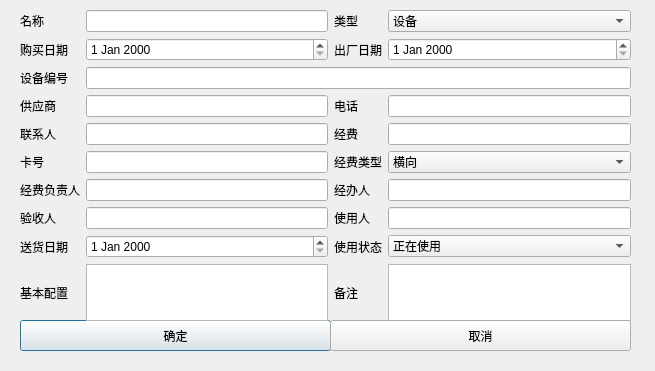
<?xml version="1.0" encoding="UTF-8"?>
<ui version="4.0">
 <class>Edit_dialog</class>
 <widget class="QDialog" name="Edit_dialog">
  <property name="geometry">
   <rect>
    <x>0</x>
    <y>0</y>
    <width>655</width>
    <height>371</height>
   </rect>
  </property>
  <property name="windowTitle">
   <string>Dialog</string>
  </property>
  <widget class="QPushButton" name="pushButton">
   <property name="geometry">
    <rect>
     <x>20</x>
     <y>320</y>
     <width>311</width>
     <height>31</height>
    </rect>
   </property>
   <property name="text">
    <string>确定</string>
   </property>
  </widget>
  <widget class="QWidget" name="gridLayoutWidget">
   <property name="geometry">
    <rect>
     <x>20</x>
     <y>10</y>
     <width>611</width>
     <height>311</height>
    </rect>
   </property>
   <layout class="QGridLayout" name="gridLayout_3">
    <item row="10" column="3">
     <widget class="QLineEdit" name="lineEdit_16"/>
    </item>
    <item row="8" column="0">
     <widget class="QLabel" name="label_19">
      <property name="text">
       <string>联系人</string>
      </property>
     </widget>
    </item>
    <item row="12" column="0">
     <widget class="QLabel" name="label_20">
      <property name="text">
       <string>经费负责人</string>
      </property>
     </widget>
    </item>
    <item row="0" column="0">
     <widget class="QLabel" name="label_21">
      <property name="text">
       <string>名称</string>
      </property>
     </widget>
    </item>
    <item row="12" column="3">
     <widget class="QLineEdit" name="lineEdit_17"/>
    </item>
    <item row="6" column="0">
     <widget class="QLabel" name="label_22">
      <property name="text">
       <string>供应商</string>
      </property>
     </widget>
    </item>
    <item row="16" column="3">
     <widget class="QDateEdit" name="dateEdit_6"/>
    </item>
    <item row="8" column="3">
     <widget class="QLineEdit" name="lineEdit_14"/>
    </item>
    <item row="4" column="0">
     <widget class="QLabel" name="label_23">
      <property name="text">
       <string>购买日期</string>
      </property>
     </widget>
    </item>
    <item row="14" column="3">
     <widget class="QLineEdit" name="lineEdit_19"/>
    </item>
    <item row="4" column="3">
     <widget class="QDateEdit" name="dateEdit_4"/>
    </item>
    <item row="6" column="3">
     <widget class="QLineEdit" name="lineEdit_12"/>
    </item>
    <item row="10" column="0">
     <widget class="QLabel" name="label_24">
      <property name="text">
       <string>卡号</string>
      </property>
     </widget>
    </item>
    <item row="4" column="4">
     <widget class="QLabel" name="label_28">
      <property name="text">
       <string>出厂日期</string>
      </property>
     </widget>
    </item>
    <item row="0" column="4">
     <widget class="QLabel" name="label_27">
      <property name="text">
       <string>类型</string>
      </property>
     </widget>
    </item>
    <item row="14" column="0">
     <widget class="QLabel" name="label_26">
      <property name="text">
       <string>验收人</string>
      </property>
     </widget>
    </item>
    <item row="16" column="0">
     <widget class="QLabel" name="label_25">
      <property name="text">
       <string>送货日期</string>
      </property>
     </widget>
    </item>
    <item row="6" column="5">
     <widget class="QLineEdit" name="lineEdit_13"/>
    </item>
    <item row="8" column="4">
     <widget class="QLabel" name="label_30">
      <property name="text">
       <string>经费</string>
      </property>
     </widget>
    </item>
    <item row="4" column="5">
     <widget class="QDateEdit" name="dateEdit_5"/>
    </item>
    <item row="8" column="5">
     <widget class="QLineEdit" name="lineEdit_15"/>
    </item>
    <item row="6" column="4">
     <widget class="QLabel" name="label_29">
      <property name="text">
       <string>电话</string>
      </property>
     </widget>
    </item>
    <item row="12" column="4">
     <widget class="QLabel" name="label_32">
      <property name="text">
       <string>经办人</string>
      </property>
     </widget>
    </item>
    <item row="10" column="4">
     <widget class="QLabel" name="label_31">
      <property name="text">
       <string>经费类型</string>
      </property>
     </widget>
    </item>
    <item row="14" column="4">
     <widget class="QLabel" name="label_33">
      <property name="text">
       <string>使用人</string>
      </property>
     </widget>
    </item>
    <item row="12" column="5">
     <widget class="QLineEdit" name="lineEdit_18"/>
    </item>
    <item row="14" column="5">
     <widget class="QLineEdit" name="lineEdit_20"/>
    </item>
    <item row="16" column="5">
     <widget class="QComboBox" name="comboBox_6">
      <item>
       <property name="text">
        <string>正在使用</string>
       </property>
      </item>
      <item>
       <property name="text">
        <string>闲置</string>
       </property>
      </item>
     </widget>
    </item>
    <item row="16" column="4">
     <widget class="QLabel" name="label_34">
      <property name="text">
       <string>使用状态</string>
      </property>
     </widget>
    </item>
    <item row="19" column="4">
     <widget class="QLabel" name="label_35">
      <property name="text">
       <string>备注</string>
      </property>
     </widget>
    </item>
    <item row="19" column="0">
     <widget class="QLabel" name="label_36">
      <property name="text">
       <string>基本配置</string>
      </property>
     </widget>
    </item>
    <item row="19" column="3">
     <widget class="QTextEdit" name="textEdit_3"/>
    </item>
    <item row="19" column="5">
     <widget class="QTextEdit" name="textEdit_4"/>
    </item>
    <item row="0" column="5">
     <widget class="QComboBox" name="comboBox_4">
      <item>
       <property name="text">
        <string>设备</string>
       </property>
      </item>
      <item>
       <property name="text">
        <string>材料</string>
       </property>
      </item>
     </widget>
    </item>
    <item row="10" column="5">
     <widget class="QComboBox" name="comboBox_5">
      <item>
       <property name="text">
        <string>横向</string>
       </property>
      </item>
      <item>
       <property name="text">
        <string>纵向</string>
       </property>
      </item>
      <item>
       <property name="text">
        <string>自主基金</string>
       </property>
      </item>
     </widget>
    </item>
    <item row="0" column="3">
     <widget class="QLineEdit" name="lineEdit_11"/>
    </item>
    <item row="5" column="0">
     <widget class="QLabel" name="label">
      <property name="text">
       <string>设备编号</string>
      </property>
     </widget>
    </item>
    <item row="5" column="3" colspan="3">
     <widget class="QLineEdit" name="lineEdit"/>
    </item>
   </layout>
  </widget>
  <widget class="QPushButton" name="pushButton_2">
   <property name="geometry">
    <rect>
     <x>330</x>
     <y>320</y>
     <width>301</width>
     <height>31</height>
    </rect>
   </property>
   <property name="text">
    <string>取消</string>
   </property>
  </widget>
 </widget>
 <resources/>
 <connections/>
</ui>
